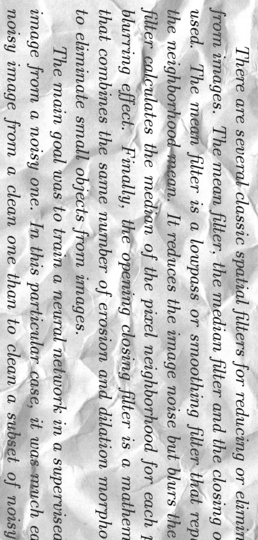
#> input picture datasets/ImageCleaningProject/trainA/img_0113.png, 258 x 540 px, found by its file name; its folder holds 4 pictures in this run
$ jupyter execute --allow-errors full_stacker_pipeline_crop_kev.ipynb   (shell and % lines are left out)
#> lines starting #> are read from the running program, lines starting #| are printed output that depends on the picture
[cell 1]
# Algorithmic methods imports

import cv2
import os
import numpy as np
import matplotlib.pyplot as plt
from scipy import ndimage, misc
from PIL import Image
from google.colab.patches import cv2_imshow

[cell 2]
from google.colab import drive
#> (the rest of this cell did not finish here and is left out)

[cell 3]
import torch
import torch.nn as nn
import torch.nn.functional as F
from torch.utils.data import DataLoader, Dataset
from torch.utils.data.sampler import SubsetRandomSampler
import numpy as np
from IPython.display import clear_output

[cell 4]
#data_path = "./drive/MyDrive/CSC413 Project/trainA"
#label_path = "./drive/MyDrive/CSC413 Project/trainB"
train_path = "/content/drive/MyDrive/University Academics/Year 4 EngSci/CSC413 Project/trainA"
train_label_path = "/content/drive/MyDrive/University Academics/Year 4 EngSci/CSC413 Project/trainB"
train_path_cropped = "/content/drive/MyDrive/University Academics/Year 4 EngSci/CSC413 Project/trainA/original_cropped"
train_label_path_cropped = "/content/drive/MyDrive/University Academics/Year 4 EngSci/CSC413 Project/trainB/original_cropped"
test_path = "/content/drive/MyDrive/University Academics/Year 4 EngSci/CSC413 Project/testA"
test_label_path = "/content/drive/MyDrive/University Academics/Year 4 EngSci/CSC413 Project/testB"
output_path = "/content/drive/MyDrive/University Academics/Year 4 EngSci/CSC413 Project/trainA/autoencoder"
test_output_path = "/content/drive/MyDrive/University Academics/Year 4 EngSci/CSC413 Project/testA/autoencoder"

# Data cleaning and pre-processing
Written by Kevin Zhang 2021-04-08

[cell 5]
if not os.path.exists(train_path+"/original_cropped"):
  os.mkdir(train_path+"/original_cropped")

idx = 0
for img in sorted(os.listdir(train_path)):
  if img.endswith('.png'):
    input_image_path = os.path.join(train_path,img)
    raw_image = cv2.imread(input_image_path, cv2.IMREAD_GRAYSCALE)
#> raw_image is the input picture: shape (540, 258); min 7, max 255, mean 201.7
    output = raw_image[0:256, 0:256].copy()
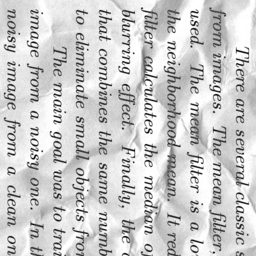
#> output: shape (256, 256); min 7, max 255, mean 203.9

    idx += 1
    clear_output()
    print("processing", idx)
    cv2.imwrite(os.path.join(train_path+"/original_cropped", img), output)
#> pass 2 of the loop `for img in sorted(os.listdir(train_path)):`:
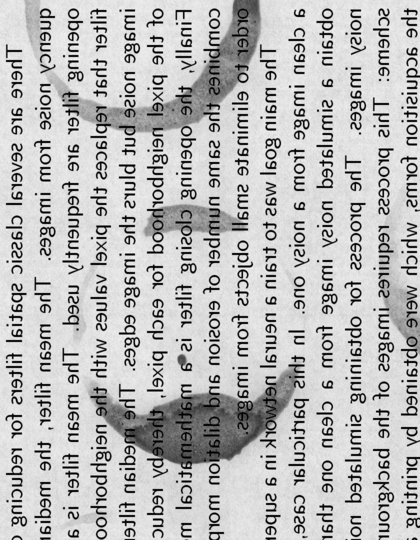
#> input picture datasets/ImageCleaningProject/trainA/img_0495.png, 420 x 540 px, found by its file name
#> raw_image is the input picture: shape (540, 420); min 0, max 246, mean 186.1
#> `output = raw_image[0:256, 0:256].copy()`:
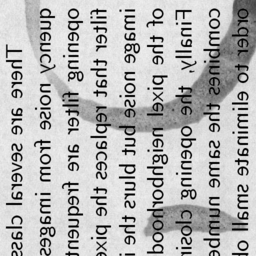
#> output: shape (256, 256); min 0, max 246, mean 184.1
#> pass 3 of the loop `for img in sorted(os.listdir(train_path)):`:
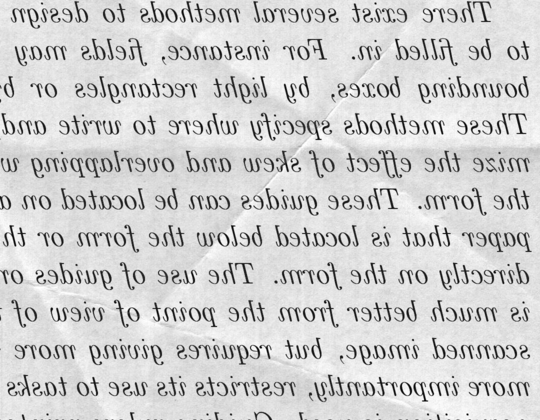
#> input picture datasets/ImageCleaningProject/trainA/img_1012.png, 540 x 420 px, found by its file name
#> raw_image is the input picture: shape (420, 540); min 0, max 255, mean 207.3
#> `output = raw_image[0:256, 0:256].copy()`:
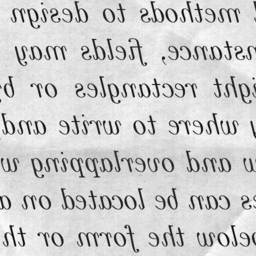
#> output: shape (256, 256); min 3, max 253, mean 205.1
#> the loop made 4 passes; the first 3 are shown

[cell 6]
if not os.path.exists(train_label_path+"/original_cropped"):
  os.mkdir(train_label_path+"/original_cropped")

idx = 0
#> (the rest of this cell did not finish here and is left out)

# Defining algorithmic processing methods
Written by Kevin Zhang

[cell 7]
########################################################
# PART 1 - Median Filtering
########################################################
# [5 lines left out: function median_filter, not called in this run]

[cell 8]
########################################################
# PART 2 - Edge Detection, Dilation Erosion
########################################################
def edge_dilation_erosion_filter(image_path):
  img = cv2.imread(image_path, cv2.IMREAD_GRAYSCALE) # Load image
  edges = cv2.Canny(img,100,200)
  dilated = cv2.dilate(edges, np.ones((3,3),np.uint8), iterations=1)
  eroded = cv2.erode(dilated, np.ones((4,4),np.uint8), iterations=1)
  return cv2.bitwise_not(eroded)

[cell 9]
########################################################
# PART 3 - Adaptive Filter
########################################################
# [4 lines left out: function adaptive_filter, not called in this run]

## Creating images using algorithmic methods

Written by Kevin Zhang

[cell 10]
if not os.path.exists(train_path+"/median_filtered_cropped"):
  os.mkdir(train_path+"/median_filtered_cropped")
if not os.path.exists(train_path+"/edge_dilation_erosion_cropped"):
  os.mkdir(train_path+"/edge_dilation_erosion_cropped")
if not os.path.exists(train_path+"/adaptive_filtered_cropped"):
  os.mkdir(train_path+"/adaptive_filtered_cropped")

idx = 0
#> (the rest of this cell did not finish here and is left out)

#> (a cell that did not finish here is left out)

# Machine Learning Methods
Written by Jay Yoo

Adjusted by Kevin Zhang 2021-04-08
- added train-test splits, validation, plot loss

#> (a cell that did not finish here is left out)

[cell 13]
class model_container():
  # [119 lines left out: functions __init__, train, inference, not called in this run]

  def delete_data(self):
    # For memory optimizations
    del self.dataloader

  def get_model():
    self.model.eval()
    return self.model

##  Autoencoder model
Written by Jay Yoo

[cell 14]
class autoencoder_dataset(Dataset):
    # [9 lines left out: function __init__, not called in this run]

    def __len__(self):
        return self.num_data

    def __getitem__(self, idx):
        return self.train_data[idx], self.labels[idx]

[cell 15]
def autoencoder_layer(in_channels, out_channels, kernel_size=3, stride=1, \
                  padding=1, bias=True, batchnorm=True, activation='relu', \
                  upsample=None):
    # Convolution layer that maintains shape
        # with optional activation layer and batchnorm
    # Use stride = 1, kernel = 3, padding = 1 for convenience
    # Activation argument is one of 'relu', 'sigmoid', 'leaky_relu', or 'none

#> called with in_channels = 1, out_channels = 64, kernel_size = 3, stride = 1, padding = 1, bias = True, batchnorm = True, activation = 'leaky_relu'
    layers = []

    # Upsampling
    if upsample is not None:
        layers.append(nn.Upsample(scale_factor=upsample))

    # Adding convolutional layer
    layers.append(nn.Conv2d(in_channels=in_channels, \
                            out_channels=out_channels, \
                            kernel_size=kernel_size, \
                            stride=stride, \
                            padding=padding, \
                            bias=bias))
#> (this line was passed over: torch is not available in this run)

    # Adding batchnorm
    if batchnorm:
        layers.append(nn.BatchNorm2d(out_channels))
#> (this line was passed over: torch is not available in this run)

    # Adding activation
    if activation == 'relu':
        layers.append(nn.ReLU())
    elif activation == 'sigmoid':
        layers.append(nn.Sigmoid())
    elif activation == 'leaky_relu':
        layers.append(nn.LeakyReLU())
#> (this line was passed over: torch is not available in this run)
    elif activation == 'none':
        pass
    else:
        assert False, "Invalid activation function."

    return nn.Sequential(*layers)

class autoencoder_architecture(nn.Module):
    def __init__(self, num_hidden_channels=64):
        super().__init__()

        self.net = []

        self.net.append(autoencoder_layer(in_channels=1, \
                                      out_channels=num_hidden_channels, \
                                      activation='leaky_relu', \
                                      batchnorm=True, \
                                      upsample=None))
#> (the call stopped at in autoencoder_layer, `return nn.Sequential(*layers)`: torch is not available in this run)
        self.net.append(autoencoder_layer(in_channels=num_hidden_channels, \
                                      out_channels=num_hidden_channels, \
                                      activation='leaky_relu', \
                                      batchnorm=False, \
                                      upsample=None))
#> (the call stopped at in autoencoder_layer, `return nn.Sequential(*layers)`: torch is not available in this run)
